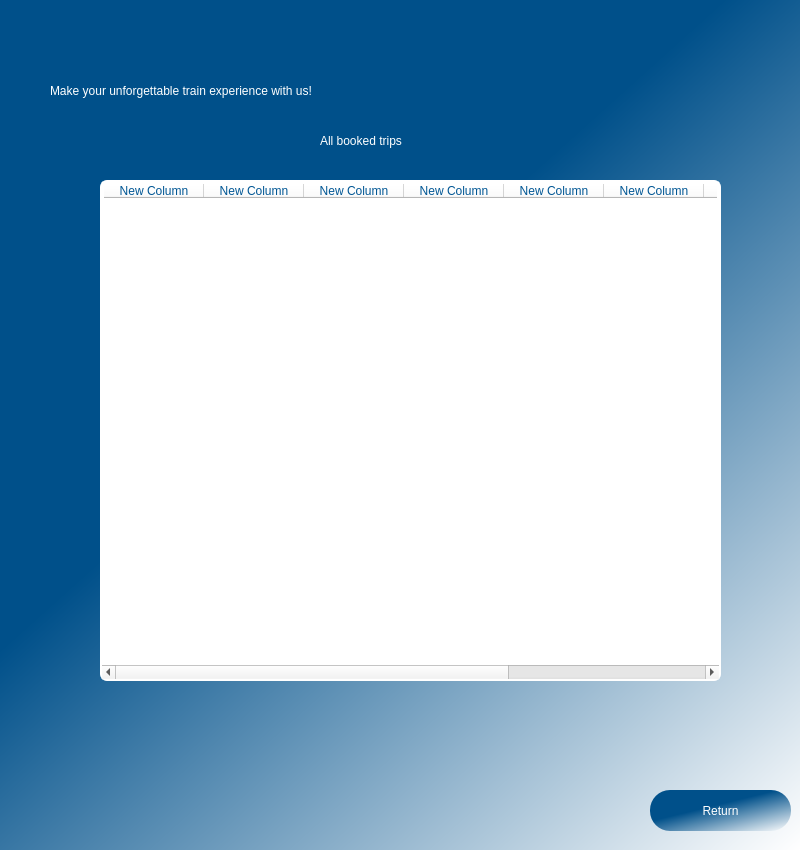
<?xml version="1.0" encoding="UTF-8"?>
<ui version="4.0">
 <class>Dialog</class>
 <widget class="QDialog" name="Dialog">
  <property name="geometry">
   <rect>
    <x>0</x>
    <y>0</y>
    <width>800</width>
    <height>850</height>
   </rect>
  </property>
  <property name="windowTitle">
   <string>Dialog</string>
  </property>
  <widget class="QWidget" name="frame" native="true">
   <property name="geometry">
    <rect>
     <x>0</x>
     <y>0</y>
     <width>800</width>
     <height>850</height>
    </rect>
   </property>
   <property name="styleSheet">
    <string notr="true">QWidget#frame{
    
	background-color: qlineargradient(spread:pad, x1:0.467, y1:0.37, x2:1, y2:1, stop:0 rgba(0, 80, 138, 255), stop:1 rgba(255, 255, 255, 255));

}</string>
   </property>
   <widget class="QPushButton" name="returnButton">
    <property name="geometry">
     <rect>
      <x>650</x>
      <y>790</y>
      <width>141</width>
      <height>41</height>
     </rect>
    </property>
    <property name="styleSheet">
     <string notr="true">QPushButton{
border-radius: 20px;
background-color:qlineargradient(spread:pad, x1:0.467, y1:0.37, x2:1, y2:1, stop:0 rgba(0, 80, 138, 255), stop:1 rgba(255, 255, 255, 255));
font: 63 12pt &quot;Sitka Small Semibold&quot;;
color:white;
}

QPushButton:hover{
	background-color: white;
	color: #00508a;
}</string>
    </property>
    <property name="text">
     <string>Return</string>
    </property>
   </widget>
   <widget class="QTableWidget" name="tableWidget">
    <property name="geometry">
     <rect>
      <x>100</x>
      <y>180</y>
      <width>621</width>
      <height>501</height>
     </rect>
    </property>
    <property name="styleSheet">
     <string notr="true">background-color: white;
font: 8pt &quot;Sitka Small Semibold&quot;;
color:rgb(0, 86, 148);
border: 2px solid white;
border-radius: 7px;
text-align: center;</string>
    </property>
    <property name="sizeAdjustPolicy">
     <enum>QAbstractScrollArea::AdjustToContents</enum>
    </property>
    <property name="gridStyle">
     <enum>Qt::CustomDashLine</enum>
    </property>
    <property name="cornerButtonEnabled">
     <bool>false</bool>
    </property>
    <attribute name="verticalHeaderVisible">
     <bool>false</bool>
    </attribute>
    <column>
     <property name="text">
      <string>New Column</string>
     </property>
     <property name="textAlignment">
      <set>AlignCenter</set>
     </property>
    </column>
    <column>
     <property name="text">
      <string>New Column</string>
     </property>
     <property name="textAlignment">
      <set>AlignCenter</set>
     </property>
    </column>
    <column>
     <property name="text">
      <string>New Column</string>
     </property>
     <property name="textAlignment">
      <set>AlignCenter</set>
     </property>
    </column>
    <column>
     <property name="text">
      <string>New Column</string>
     </property>
     <property name="textAlignment">
      <set>AlignCenter</set>
     </property>
    </column>
    <column>
     <property name="text">
      <string>New Column</string>
     </property>
     <property name="textAlignment">
      <set>AlignCenter</set>
     </property>
    </column>
    <column>
     <property name="text">
      <string>New Column</string>
     </property>
     <property name="textAlignment">
      <set>AlignCenter</set>
     </property>
    </column>
    <column>
     <property name="text">
      <string>New Column</string>
     </property>
     <property name="textAlignment">
      <set>AlignCenter</set>
     </property>
    </column>
    <column>
     <property name="text">
      <string>New Column</string>
     </property>
     <property name="textAlignment">
      <set>AlignCenter</set>
     </property>
    </column>
    <column>
     <property name="text">
      <string>New Column</string>
     </property>
     <property name="textAlignment">
      <set>AlignCenter</set>
     </property>
    </column>
   </widget>
   <widget class="QLabel" name="instructionLabel">
    <property name="geometry">
     <rect>
      <x>180</x>
      <y>690</y>
      <width>471</width>
      <height>31</height>
     </rect>
    </property>
    <property name="styleSheet">
     <string notr="true">font: 20 15pt &quot;Sitka Heading Semibold&quot;;
color: rgb(255, 255, 255);</string>
    </property>
    <property name="text">
     <string/>
    </property>
   </widget>
   <widget class="QLabel" name="label_4">
    <property name="geometry">
     <rect>
      <x>50</x>
      <y>60</y>
      <width>721</width>
      <height>61</height>
     </rect>
    </property>
    <property name="styleSheet">
     <string notr="true">font: 20 20pt &quot;Sitka Heading Semibold&quot;;
color: rgb(255, 255, 255);</string>
    </property>
    <property name="text">
     <string>Make your unforgettable train experience with us!</string>
    </property>
   </widget>
   <widget class="QLabel" name="label">
    <property name="geometry">
     <rect>
      <x>320</x>
      <y>120</y>
      <width>201</width>
      <height>41</height>
     </rect>
    </property>
    <property name="styleSheet">
     <string notr="true">font: 15pt &quot;Sitka Heading Semibold&quot;;
color: rgb(255, 255, 255);</string>
    </property>
    <property name="text">
     <string>All booked trips</string>
    </property>
   </widget>
  </widget>
 </widget>
 <resources/>
 <connections/>
</ui>
